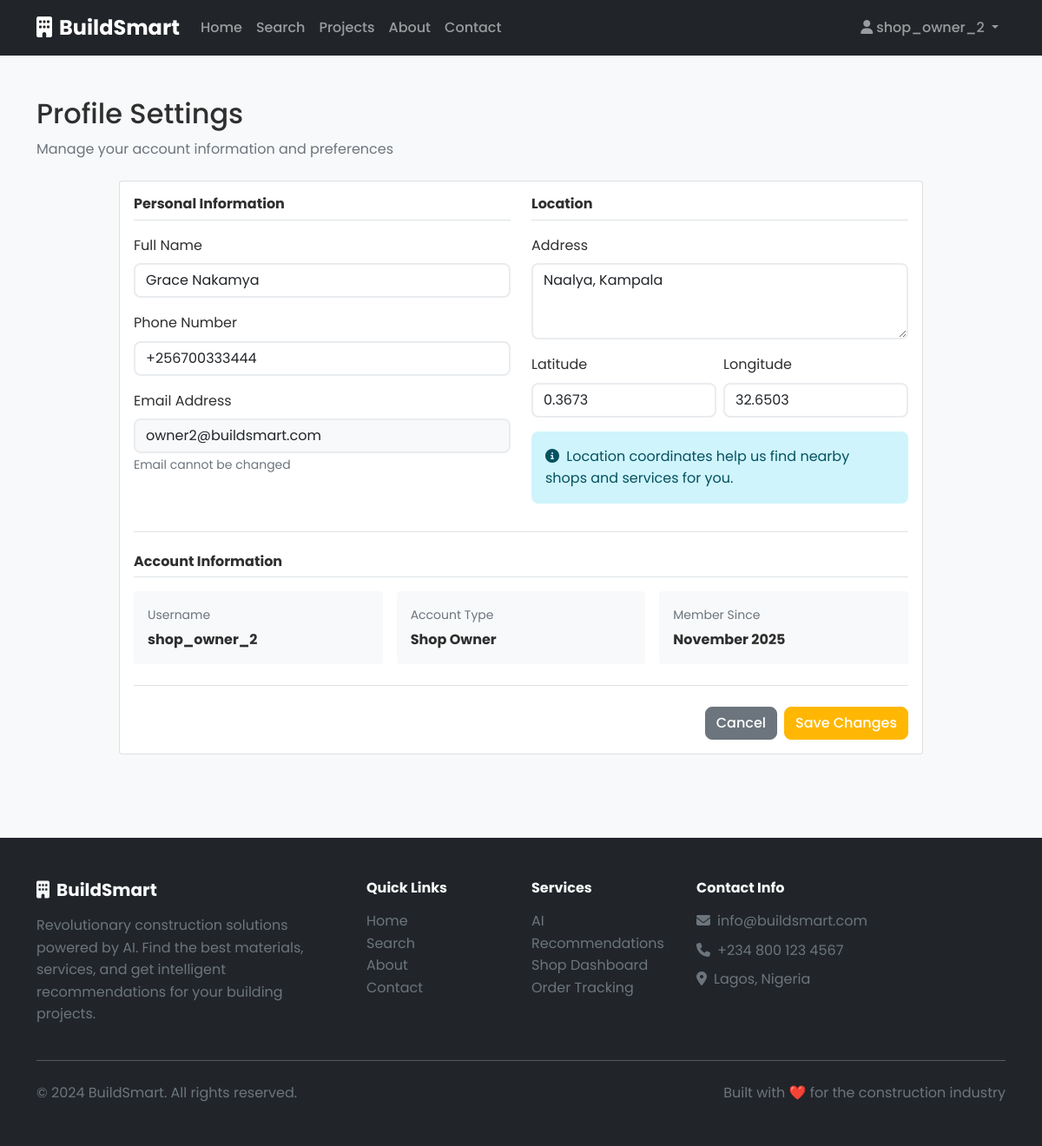
Page /user/profile (signed in) on the committed database.
### app/models/user.py (models this page shows, shortened)
class User(UserMixin, db.Model):
    __tablename__ = 'users'
    id = db.Column(db.Integer, primary_key=True)
    username = db.Column(db.String(80), unique=True, nullable=False)
    email = db.Column(db.String(120), unique=True, nullable=False)
    password_hash = db.Column(db.String(128), nullable=False)
    full_name = db.Column(db.String(100))
    phone = db.Column(db.String(20))
    address = db.Column(db.Text)
    latitude = db.Column(db.Float)
    longitude = db.Column(db.Float)
    user_type = db.Column(db.String(20), default='customer')  # customer, shop_owner, service_provider
    is_active = db.Column(db.Boolean, default=True)
    is_verified = db.Column(db.Boolean, default=False)
    created_at = db.Column(db.DateTime, default=datetime.utcnow)
    updated_at = db.Column(db.DateTime, default=datetime.utcnow, onupdate=datetime.utcnow)
    shops = db.relationship('Shop', backref='owner', lazy=True)
    services = db.relationship('Service', backref='provider', lazy=True)
    orders = db.relationship('Order', backref='customer', lazy=True)
    recommendations = db.relationship('Recommendation', backref='user', lazy=True)

### app/blueprints/user/routes.py (the view, shortened to what this page needs)
@user_bp.route('/profile', methods=['GET', 'POST'])
@login_required
def profile():
    return render_template('user/profile.html')

### app/templates/user/profile.html (shortened to what this page needs)
{% extends "base.html" %}
{% block content %}
<div class="container py-5">
    <div class="mb-4">
        <h1 class="h2">Profile Settings</h1>
        <p class="text-muted">Manage your account information and preferences</p>
    </div>
    <div class="row justify-content-center">
        <div class="col-lg-10">
            <div class="card">
                <div class="card-body">
                    <form method="POST">
                        <div class="row g-4">
                            <div class="col-md-6">
                                <h3 class="h6 fw-bold mb-3 border-bottom pb-2">Personal Information</h3>
                                <div class="mb-3">
                                    <label for="full_name" class="form-label">Full Name</label>
                                    <input type="text" id="full_name" name="full_name"
                                           value="{{ current_user.full_name or '' }}" class="form-control">
                                </div>
                                <div class="mb-3">
                                    <label for="phone" class="form-label">Phone Number</label>
                                    <input type="tel" id="phone" name="phone"
                                           value="{{ current_user.phone or '' }}" class="form-control">
                                </div>
                                <div class="mb-3">
                                    <label for="email" class="form-label">Email Address</label>
                                    <input type="email" id="email" name="email"
                                           value="{{ current_user.email }}" readonly class="form-control bg-light">
                                    <small class="text-muted">Email cannot be changed</small>
                                </div>
                            </div>
                            <div class="col-md-6">
                                <h3 class="h6 fw-bold mb-3 border-bottom pb-2">Location</h3>
                                <div class="mb-3">
                                    <label for="address" class="form-label">Address</label>
                                    <textarea id="address" name="address" rows="3" class="form-control">{{ current_user.address or '' }}</textarea>
                                </div>
                                <div class="row g-2 mb-3">
                                    <div class="col-6">
                                        <label for="latitude" class="form-label">Latitude</label>
                                        <input type="number" id="latitude" name="latitude" step="any"
                                               value="{{ current_user.latitude or '' }}" class="form-control">
                                    </div>
                                    <div class="col-6">
                                        <label for="longitude" class="form-label">Longitude</label>
                                        <input type="number" id="longitude" name="longitude" step="any"
                                               value="{{ current_user.longitude or '' }}" class="form-control">
                                    </div>
                                </div>
                                <div class="alert alert-info">
                                    <i class="fas fa-info-circle me-1"></i>
                                    Location coordinates help us find nearby shops and services for you.
                                </div>
                            </div>
                        </div>
                        <div class="border-top pt-4 mt-3">
                            <h3 class="h6 fw-bold mb-3 border-bottom pb-2">Account Information</h3>
                            <div class="row g-3">
                                <div class="col-md-4">
                                    <div class="bg-light p-3 rounded">
                                        <p class="text-muted small mb-1">Username</p>
                                        <p class="fw-bold mb-0">{{ current_user.username }}</p>
                                    </div>
                                </div>
                                <div class="col-md-4">
                                    <div class="bg-light p-3 rounded">
                                        <p class="text-muted small mb-1">Account Type</p>
                                        <p class="fw-bold mb-0">{{ current_user.user_type.replace('_', ' ').title() }}</p>
                                    </div>
                                </div>
                                <div class="col-md-4">
                                    <div class="bg-light p-3 rounded">
                                        <p class="text-muted small mb-1">Member Since</p>
                                        <p class="fw-bold mb-0">{{ current_user.created_at.strftime('%B %Y') }}</p>
                                    </div>
                                </div>
                            </div>
                        </div>
                        <div class="d-flex justify-content-end border-top pt-4 mt-4">
                            <a href="{{ url_for('user.dashboard') }}" class="btn btn-secondary me-2">Cancel</a>
                            <button type="submit" class="btn btn-primary">Save Changes</button>
                        </div>
                    </form>
                </div>
            </div>
        </div>
    </div>
</div>
{% endblock %}

### app/templates/components/navbar.html (shortened to what this page needs)
<nav class="navbar navbar-expand-lg navbar-dark bg-dark">
    <div class="container">
        <a class="navbar-brand fw-bold" href="{{ url_for('main.index') }}">
            <i class="fas fa-building me-2"></i>BuildSmart
        </a>
        <div class="collapse navbar-collapse" id="navbarNav">
            <ul class="navbar-nav me-auto">
                <li class="nav-item">
                    <a class="nav-link" href="{{ url_for('main.index') }}">Home</a>
                </li>
                <li class="nav-item">
                    <a class="nav-link" href="{{ url_for('main.search') }}">Search</a>
                </li>
                <li class="nav-item">
                    <a class="nav-link" href="{{ url_for('main.projects') }}">Projects</a>
                </li>
                <li class="nav-item">
                    <a class="nav-link" href="{{ url_for('main.about') }}">About</a>
                </li>
                <li class="nav-item">
                    <a class="nav-link" href="{{ url_for('main.contact') }}">Contact</a>
                </li>
            </ul>
            <ul class="navbar-nav">
                {% if current_user.is_authenticated %}
                    <li class="nav-item dropdown">
                        <a class="nav-link dropdown-toggle" href="#" id="navbarDropdown" role="button" data-bs-toggle="dropdown">
                            <i class="fas fa-user me-1"></i>{{ current_user.username }}
                        </a>
                    </li>
                {% endif %}
            </ul>
        </div>
    </div>
</nav>

### app/static/css/custom.css (style rules this page uses)
:root { --primary-yellow: #FFB703; --accent-orange: #FB8500; --charcoal-gray: #2F2F2F; --bg-light: #F8F9FA; --primary-color: var(--primary-yellow); --secondary-color: #6c757d; --success-color: #198754; --warning-color: #ffc107; --danger-color: #dc3545; --light-color: var(--bg-light); --dark-color: var(--charcoal-gray); }
body { font-family: 'Poppins', -apple-system, BlinkMacSystemFont, 'Segoe UI', Roboto, Inter, 'Helvetica Neue', Arial, sans-serif; line-height: 1.6; color: var(--dark-color); background-color: var(--light-color); }
.card { transition: transform 0.2s ease-in-out, box-shadow 0.2s ease-in-out; }
.btn { border-radius: 8px; font-weight: 500; transition: all 0.2s ease-in-out; }
.navbar-brand { font-size: 1.5rem; font-weight: bold; }
.navbar-nav .nav-link { font-weight: 500; transition: color 0.2s ease-in-out; }
.btn-primary { background-color: var(--primary-color); border-color: var(--primary-color); }
.alert { border-radius: 8px; border: none; }
.form-control { border-radius: 8px; border: 2px solid #e9ecef; transition: border-color 0.2s ease-in-out; }

### rows in the picture
User: username "shop_owner_2", full_name "Grace Nakamya", phone "+256700333444", email "owner2@buildsmart.com", address "Naalya, Kampala", latitude "0.3673", longitude "32.6503", user_type.replace "Shop Owner", created_at "November 2025"
